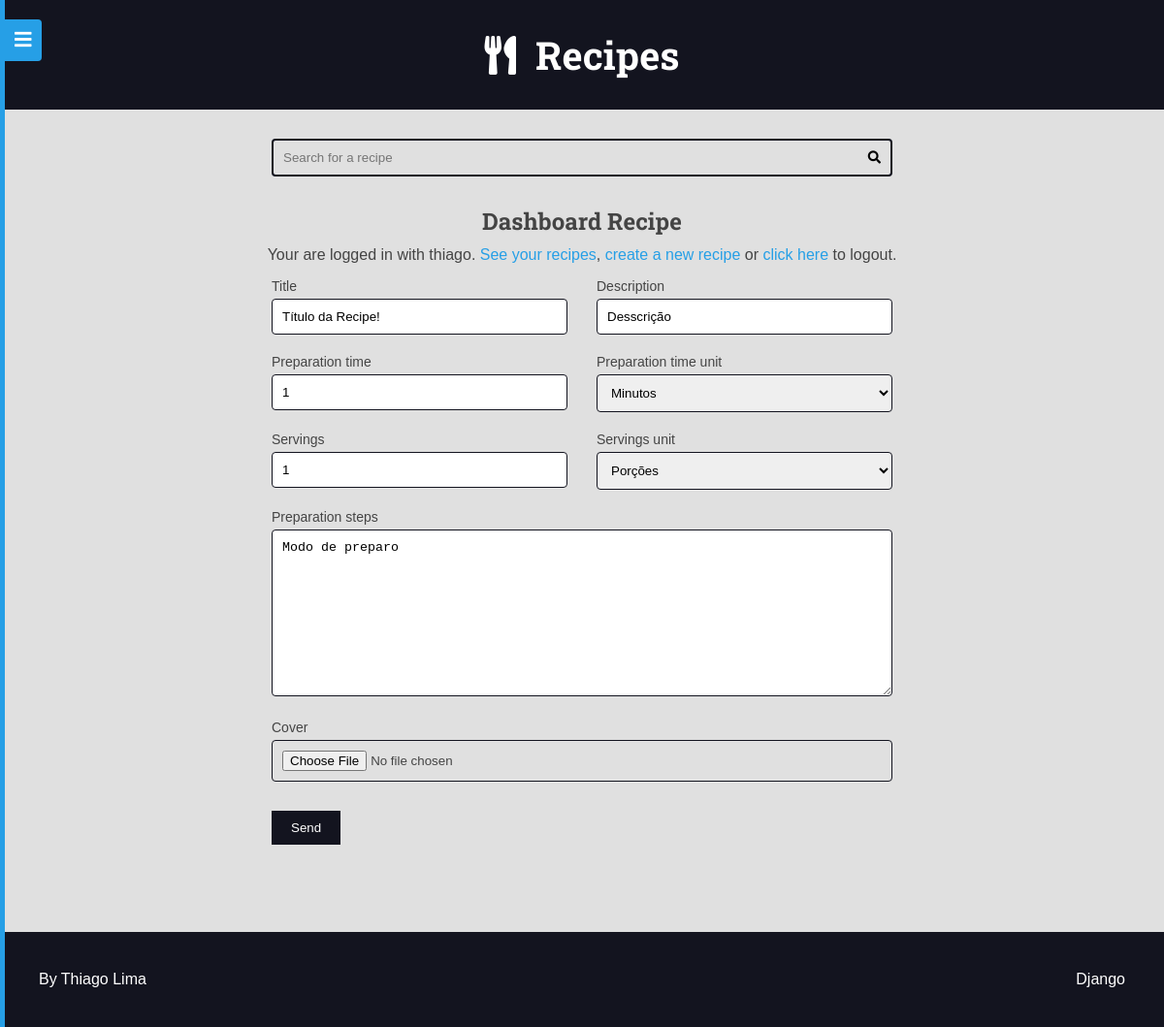
The page /authors/dashboard/recipe/7/edit/ (signed in) on the database its author committed.
### recipes/models.py (models this page shows, shortened)
class Recipe(models.Model):
    objects = RecipeManager()
    title = models.CharField(max_length=65, verbose_name=_('Title'))
    description = models.CharField(max_length=165)
    slug = models.SlugField(unique=True)
    preparation_time = models.IntegerField()
    preparation_time_unit = models.CharField(max_length=65)
    servings = models.IntegerField()
    servings_unit = models.CharField(max_length=65)
    preparation_steps = models.TextField()
    preparation_steps_is_html = models.BooleanField(default=False)
    created_at = models.DateTimeField(auto_now_add=True)
    updated_at = models.DateTimeField(auto_now=True)
    is_published = models.BooleanField(default=False)
    cover = models.ImageField(
        upload_to='recipes/covers/%Y/%m/%d/', blank=True, default='')
    category = models.ForeignKey(
        Category, on_delete=models.SET_NULL, null=True, blank=True,
        default=None,
    )
    author = models.ForeignKey(
        User, on_delete=models.SET_NULL, null=True
    )
    tags = models.ManyToManyField(Tag, blank=True, default='')
    class Meta:
        verbose_name = _('Recipe')
        verbose_name_plural = _('Recipes')

### authors/views/dashboard_recipe.py (the view, shortened to what this page needs)
@method_decorator(
    login_required(login_url='authors:login', redirect_field_name='next'),
    name='dispatch'
)
class DashboardRecipe(View):
    def __init__(self, *args, **kwargs):
        super().__init__(*args, **kwargs)
    def setup(self, *args, **kwargs):
        return super().setup(*args, **kwargs)
    def dispatch(self, *args, **kwargs):
        return super().dispatch(*args, **kwargs)
    def get_recipe(self, id=None):
        recipe = None
        if id is not None:
            recipe = Recipe.objects.filter(
                is_published=False,
                author=self.request.user,
                pk=id,
            ).first()
            if not recipe:
                raise Http404()
        return recipe
    def render_recipe(self, form):
        return render(
            self.request,
            'authors/pages/dashboard_recipe.html',
            context={
                'form': form
            }
        )
    def get(self, request, id=None):
        recipe = self.get_recipe(id)
        form = AuthorRecipeForm(instance=recipe)
        return self.render_recipe(form)

### authors/forms/recipe_form.py (shortened to what this page needs)
class AuthorRecipeForm(forms.ModelForm):
    def __init__(self, *args, **kwargs):
        super().__init__(*args, **kwargs)
        self._my_errors = defaultdict(list)
        add_attr(self.fields.get('preparation_steps'), 'class', 'span-2')
    class Meta:
        model = Recipe
        fields = 'title', 'description', 'preparation_time', \
            'preparation_time_unit', 'servings', 'servings_unit', \
            'preparation_steps', 'cover'
        widgets = {
            'cover': forms.FileInput(
                attrs={
                    'class': 'span-2'
                }
            ),
            'servings_unit': forms.Select(
                choices=(
                    ('Porções', 'Porções'),
                    ('Pedaços', 'Pedaços'),
                    ('Pessoas', 'Pessoas'),
                ),
            ),
            'preparation_time_unit': forms.Select(
                choices=(
                    ('Minutos', 'Minutos'),
                    ('Horas', 'Horas'),
                ),
            ),
        }

### utils/django_forms.py (called while the page is built)
def add_attr(field, attr_name, attr_new_val):
    existing = field.widget.attrs.get(attr_name, '')
    field.widget.attrs[attr_name] = f'{existing} {attr_new_val}'.strip()

### authors/templates/authors/pages/dashboard_recipe.html (shortened to what this page needs)
{% extends 'global/base.html' %}
{% block content %}
  <div class="main-content center container">
    <h2>Dashboard Recipe</h2>
    {% include 'authors/partials/login_message.html' %}
    <div class="left">
      {% include 'global/partials/form.html' %}
    </div>
  </div>
  {% endblock content %}

### authors/templates/authors/partials/login_message.html (shortened to what this page needs)
{% if user.is_authenticated %}
<div class="login-message">
  Your are logged in with
  {{ request.user.username }}.
  <a href="{% url 'authors:dashboard' %}">See your recipes</a>,
  <a href="{% url 'authors:dashboard_recipe_new' %}">create a new recipe</a> or
  <a class="authors-logout-link" href="#">click here</a> to logout.
</div>
{% endif %}

### base_templates/global/partials/form.html (shortened to what this page needs)
<div class="main-content container">
  <form
    class="main-form"
    action="{{ form_action }}"
    method="POST"
    enctype="multipart/form-data"
  >
    <div class="form-content form-content-grid">
      {% for field in form %}
        <div class="form-group {{ field.field.widget.attrs.class }}">
          <label for="{{ field.id_for_label }}">{{ field.label }}</label>
          {{field}}
        </div>
      {% endfor %}
    </div>
    <div class="form-content form-content-grid">
      <div class="form-group">
        <button type="submit">Send</button>
      </div>
    </div>
  </form>
</div>

### base_static/global/css/styles.css (style rules this page uses)
:root { --color-primary: #269fe6; --color-primary-hover: #2086c2; --color-primary-dark: #13141f; --color-primary-dark-hover: #212336; --color-primary-light: #d4ecfa; --color-primary-light-hover: #bdd8e7; --color-white: #fff; --color-black: #000; --color-dark-text: #444; --color-info-light: #cce5ff; --color-debug-light: #cce5ff; --color-success-light: #d4edda; --color-alert-light: #fff3cd; --color-warning-light: #fff3cd; --color-error-light: #f8d7da; --color-info-dark: #4d86c4; --color-debug-dark: #4d86c4; --color-success-dark: #4a9c5d; --color-alert-dark: #927f40; --color-warning-dark: #927f40; --color-error-dark: #da525d; --color-gray-0: #f9f9f9; --color-gray-1: #e0e0e0; --color-gray-2: #c7c7c7; --color-gray-3: #aeaeae; --color-gray-4: #959595; --color-gray-5: #7d7d7d; --color-gray-6: #646464; --color-gray-7: #4b4b4b; --color-gray-8: #323232; --color-gray-9: #191919; --font-primary: sans-serif; --font-headings: 'Roboto Slab', serif; --spacing-gutter-medium: 3rem; --spacing-gutter-large: 4rem; }
* { padding: 0; margin: 0; box-sizing: border-box; }
html { font-size: 62.5%; }
body { font-size: 1.6rem; font-family: var(--font-primary); background: var(--color-gray-1); color: var(--color-dark-text); }
h1, h2, h3, h4, h5, h6 { font-family: var(--font-headings); }
a { color: var(--color-primary); text-decoration: none; }
.container { max-width: 144rem; margin: 0 auto; padding: var(--spacing-gutter-medium); }
.main-content { padding-top: 0; }
.form-content { max-width: 64rem; margin: 0 auto; margin-bottom: var(--spacing-gutter-medium); }
.form-content label, .form-content .help-text, .errorlist { display: block; margin: 0.5rem 0; font-size: 1.4rem; list-style-type: none; }
.form-content input, .form-content textarea, .form-content select { width: 100%; padding: 1rem; border-radius: 0.4rem; border: 1px solid var(--color-primary-dark); }
.form-content-grid { display: grid; grid-template-columns: repeat(auto-fit, minmax(30rem, 1fr)); gap: calc(var(--spacing-gutter-medium) / 2) var(--spacing-gutter-medium); }
.form-content button { padding: 1rem 2rem; border: none; background: var(--color-primary-dark); color: var(--color-white); }
.span-2 { grid-column: span 2; }
.login-message { margin: 1rem 0; }
.center { text-align: center; }
.left { text-align: left; }

### rows shown on the page
Recipe: form "Título da Recipe!" "Desscrição" "1" "Minutos" "1" "Porções" "Modo de preparo"

### other values the page prints
{{ request.user.username }} "thiago"
{{ field.label }} "Title" "Description" "Preparation time" "Preparation time unit" "Servings" "Servings unit" "Preparation steps" "Cover"
